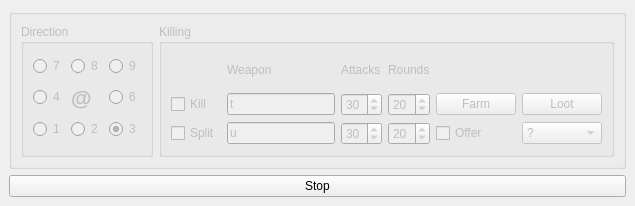
<?xml version="1.0" encoding="UTF-8"?>
<ui version="4.0">
 <class>FarmDockWidget</class>
 <widget class="QDockWidget" name="FarmDockWidget">
  <property name="enabled">
   <bool>true</bool>
  </property>
  <property name="geometry">
   <rect>
    <x>0</x>
    <y>0</y>
    <width>613</width>
    <height>206</height>
   </rect>
  </property>
  <property name="layoutDirection">
   <enum>Qt::LeftToRight</enum>
  </property>
  <property name="features">
   <set>QDockWidget::DockWidgetFloatable|QDockWidget::DockWidgetMovable</set>
  </property>
  <property name="windowTitle">
   <string>DockWidget</string>
  </property>
  <widget class="QWidget" name="dockWidgetContents">
   <layout class="QGridLayout" name="gridLayout">
    <item row="0" column="0">
     <widget class="QGroupBox" name="groupBox_7">
      <property name="enabled">
       <bool>false</bool>
      </property>
      <layout class="QHBoxLayout" name="horizontalLayout_3">
       <item>
        <widget class="QGroupBox" name="groupBox">
         <property name="title">
          <string>Direction</string>
         </property>
         <property name="checkable">
          <bool>false</bool>
         </property>
         <layout class="QGridLayout" name="gridLayout_2">
          <item row="2" column="0">
           <widget class="QRadioButton" name="radioButton_1">
            <property name="text">
             <string>1</string>
            </property>
           </widget>
          </item>
          <item row="1" column="0">
           <widget class="QRadioButton" name="radioButton_4">
            <property name="text">
             <string>4</string>
            </property>
           </widget>
          </item>
          <item row="0" column="1">
           <widget class="QRadioButton" name="radioButton_8">
            <property name="text">
             <string>8</string>
            </property>
           </widget>
          </item>
          <item row="0" column="0">
           <widget class="QRadioButton" name="radioButton_7">
            <property name="text">
             <string>7</string>
            </property>
           </widget>
          </item>
          <item row="0" column="2">
           <widget class="QRadioButton" name="radioButton_9">
            <property name="text">
             <string>9</string>
            </property>
           </widget>
          </item>
          <item row="1" column="2">
           <widget class="QRadioButton" name="radioButton_6">
            <property name="text">
             <string>6</string>
            </property>
           </widget>
          </item>
          <item row="2" column="2">
           <widget class="QRadioButton" name="radioButton_3">
            <property name="text">
             <string>3</string>
            </property>
            <property name="checked">
             <bool>true</bool>
            </property>
           </widget>
          </item>
          <item row="2" column="1">
           <widget class="QRadioButton" name="radioButton_2">
            <property name="text">
             <string>2</string>
            </property>
           </widget>
          </item>
          <item row="1" column="1">
           <widget class="QLabel" name="label">
            <property name="text">
             <string>&lt;html&gt;&lt;head/&gt;&lt;body&gt;&lt;p&gt;&lt;span style=&quot; font-size:16pt; font-weight:600;&quot;&gt;@&lt;/span&gt;&lt;/p&gt;&lt;/body&gt;&lt;/html&gt;</string>
            </property>
            <property name="textFormat">
             <enum>Qt::AutoText</enum>
            </property>
            <property name="scaledContents">
             <bool>true</bool>
            </property>
           </widget>
          </item>
         </layout>
        </widget>
       </item>
       <item>
        <widget class="QGroupBox" name="groupBox_5">
         <property name="sizePolicy">
          <sizepolicy hsizetype="MinimumExpanding" vsizetype="Preferred">
           <horstretch>0</horstretch>
           <verstretch>0</verstretch>
          </sizepolicy>
         </property>
         <property name="title">
          <string>Killing</string>
         </property>
         <layout class="QGridLayout" name="gridLayout_3">
          <item row="1" column="3">
           <widget class="QSpinBox" name="spinBox_kill_rounds">
            <property name="value">
             <number>20</number>
            </property>
           </widget>
          </item>
          <item row="1" column="2">
           <widget class="QSpinBox" name="spinBox_kill_attacks">
            <property name="maximum">
             <number>99</number>
            </property>
            <property name="value">
             <number>30</number>
            </property>
           </widget>
          </item>
          <item row="1" column="0">
           <widget class="QCheckBox" name="checkBox_kill">
            <property name="sizePolicy">
             <sizepolicy hsizetype="Maximum" vsizetype="Fixed">
              <horstretch>0</horstretch>
              <verstretch>0</verstretch>
             </sizepolicy>
            </property>
            <property name="text">
             <string>Kill</string>
            </property>
           </widget>
          </item>
          <item row="2" column="0">
           <widget class="QCheckBox" name="checkBox_split">
            <property name="sizePolicy">
             <sizepolicy hsizetype="Maximum" vsizetype="Fixed">
              <horstretch>0</horstretch>
              <verstretch>0</verstretch>
             </sizepolicy>
            </property>
            <property name="text">
             <string>Split</string>
            </property>
           </widget>
          </item>
          <item row="1" column="1">
           <widget class="QLineEdit" name="lineEdit_kill">
            <property name="sizePolicy">
             <sizepolicy hsizetype="Maximum" vsizetype="Fixed">
              <horstretch>0</horstretch>
              <verstretch>0</verstretch>
             </sizepolicy>
            </property>
            <property name="text">
             <string>t</string>
            </property>
            <property name="maxLength">
             <number>10</number>
            </property>
           </widget>
          </item>
          <item row="0" column="3">
           <widget class="QLabel" name="label_4">
            <property name="text">
             <string>Rounds</string>
            </property>
           </widget>
          </item>
          <item row="0" column="2">
           <widget class="QLabel" name="label_3">
            <property name="text">
             <string>Attacks</string>
            </property>
           </widget>
          </item>
          <item row="0" column="1">
           <widget class="QLabel" name="label_2">
            <property name="text">
             <string>Weapon</string>
            </property>
           </widget>
          </item>
          <item row="1" column="4">
           <widget class="QPushButton" name="pushButton">
            <property name="text">
             <string>Farm</string>
            </property>
           </widget>
          </item>
          <item row="2" column="1">
           <widget class="QLineEdit" name="lineEdit_split">
            <property name="sizePolicy">
             <sizepolicy hsizetype="Maximum" vsizetype="Fixed">
              <horstretch>0</horstretch>
              <verstretch>0</verstretch>
             </sizepolicy>
            </property>
            <property name="text">
             <string>u</string>
            </property>
            <property name="maxLength">
             <number>10</number>
            </property>
           </widget>
          </item>
          <item row="2" column="5">
           <widget class="QComboBox" name="comboBox">
            <item>
             <property name="text">
              <string>?</string>
             </property>
            </item>
            <item>
             <property name="text">
              <string>!</string>
             </property>
            </item>
            <item>
             <property name="text">
              <string>[</string>
             </property>
            </item>
            <item>
             <property name="text">
              <string>%</string>
             </property>
            </item>
            <item>
             <property name="text">
              <string>/</string>
             </property>
            </item>
            <item>
             <property name="text">
              <string>=</string>
             </property>
            </item>
            <item>
             <property name="text">
              <string>+</string>
             </property>
            </item>
            <item>
             <property name="text">
              <string>(</string>
             </property>
            </item>
            <item>
             <property name="text">
              <string>&quot;</string>
             </property>
            </item>
            <item>
             <property name="text">
              <string>*</string>
             </property>
            </item>
            <item>
             <property name="text">
              <string>`</string>
             </property>
            </item>
            <item>
             <property name="text">
              <string>$</string>
             </property>
            </item>
           </widget>
          </item>
          <item row="1" column="5">
           <widget class="QPushButton" name="pushButton_2">
            <property name="text">
             <string>Loot</string>
            </property>
           </widget>
          </item>
          <item row="2" column="4">
           <widget class="QCheckBox" name="checkBox">
            <property name="text">
             <string>Offer</string>
            </property>
           </widget>
          </item>
          <item row="2" column="2">
           <widget class="QSpinBox" name="spinBox_split_attacks">
            <property name="minimum">
             <number>0</number>
            </property>
            <property name="maximum">
             <number>99</number>
            </property>
            <property name="value">
             <number>30</number>
            </property>
           </widget>
          </item>
          <item row="2" column="3">
           <widget class="QSpinBox" name="spinBox_split_rounds">
            <property name="value">
             <number>20</number>
            </property>
           </widget>
          </item>
         </layout>
        </widget>
       </item>
      </layout>
     </widget>
    </item>
    <item row="1" column="0">
     <widget class="QPushButton" name="stopButton">
      <property name="text">
       <string>Stop</string>
      </property>
     </widget>
    </item>
   </layout>
  </widget>
 </widget>
 <resources/>
 <connections/>
</ui>
